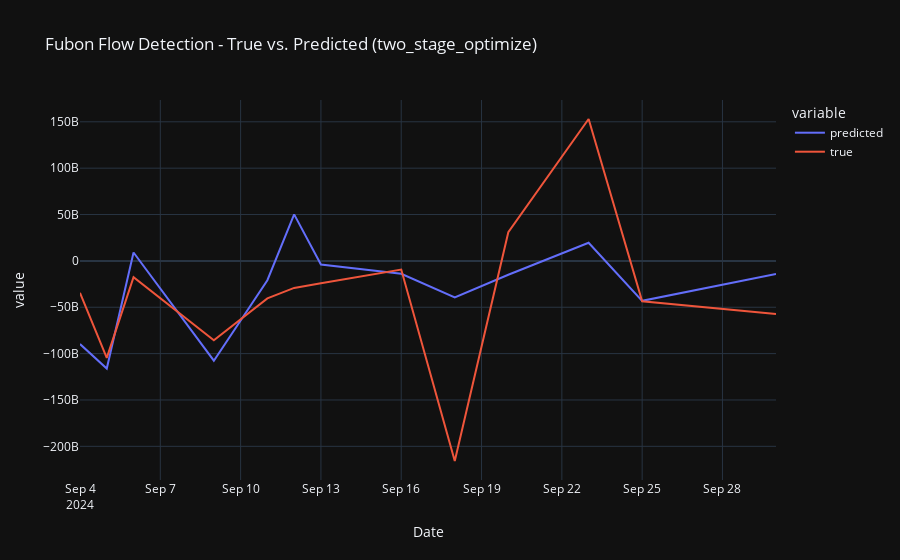

The notebook cell saved with this chart:
### Code cell
df_results, plot = compare_fubon_flows("two_stage_optimize")
plot.show()
(df_result['predicted'] - df_result['true']).dropna().abs().mean()

### Figure 1 — Plotly figure (JSON) as saved in the notebook; plotly's stock layout.template omitted (floating-point values rounded to 4 significant figures)
{"data": [{"hovertemplate": "variable=predicted<br>Date=%{x}<br>value=%{y}<extra></extra>", "legendgroup": "predicted", "line": {"color": "#636efa", "dash": "solid"}, "marker": {"symbol": "circle"}, "mode": "lines", "name": "predicted", "orientation": "v", "showlegend": true, "type": "scatter", "x": ["2024-09-04", "2024-09-05", "2024-09-06", "2024-09-09", "2024-09-11", "2024-09-12", "2024-09-13", "2024-09-16", "2024-09-18", "2024-09-20", "2024-09-23", "2024-09-25", "2024-09-30"], "xaxis": "x", "y": [-89670000000.0, -116100000000.0, 9070000000.0, -107700000000.0, -20810000000.0, 50180000000.0, -3872000000.0, -13920000000.0, -39450000000.0, -14910000000.0, 19620000000.0, -43070000000.0, -14120000000.0], "yaxis": "y"}, {"hovertemplate": "variable=true<br>Date=%{x}<br>value=%{y}<extra></extra>", "legendgroup": "true", "line": {"color": "#EF553B", "dash": "solid"}, "marker": {"symbol": "circle"}, "mode": "lines", "name": "true", "orientation": "v", "showlegend": true, "type": "scatter", "x": ["2024-09-04", "2024-09-05", "2024-09-06", "2024-09-09", "2024-09-11", "2024-09-12", "2024-09-13", "2024-09-16", "2024-09-18", "2024-09-20", "2024-09-23", "2024-09-25", "2024-09-30"], "xaxis": "x", "y": [-34390000000.0, -104500000000.0, -17500000000.0, -85570000000.0, -40390000000.0, -29150000000.0, -24180000000.0, -9390000000.0, -215800000000.0, 30950000000.0, 153000000000.0, -43560000000.0, -57270000000.0], "yaxis": "y"}], "layout": {"legend": {"title": {"text": "variable"}, "tracegroupgap": 0}, "title": {"text": "Fubon Flow Detection - True vs. Predicted (two_stage_optimize)"}, "xaxis": {"anchor": "y", "domain": [0, 1], "title": {"text": "Date"}}, "yaxis": {"anchor": "x", "domain": [0, 1], "title": {"text": "value"}}}}
